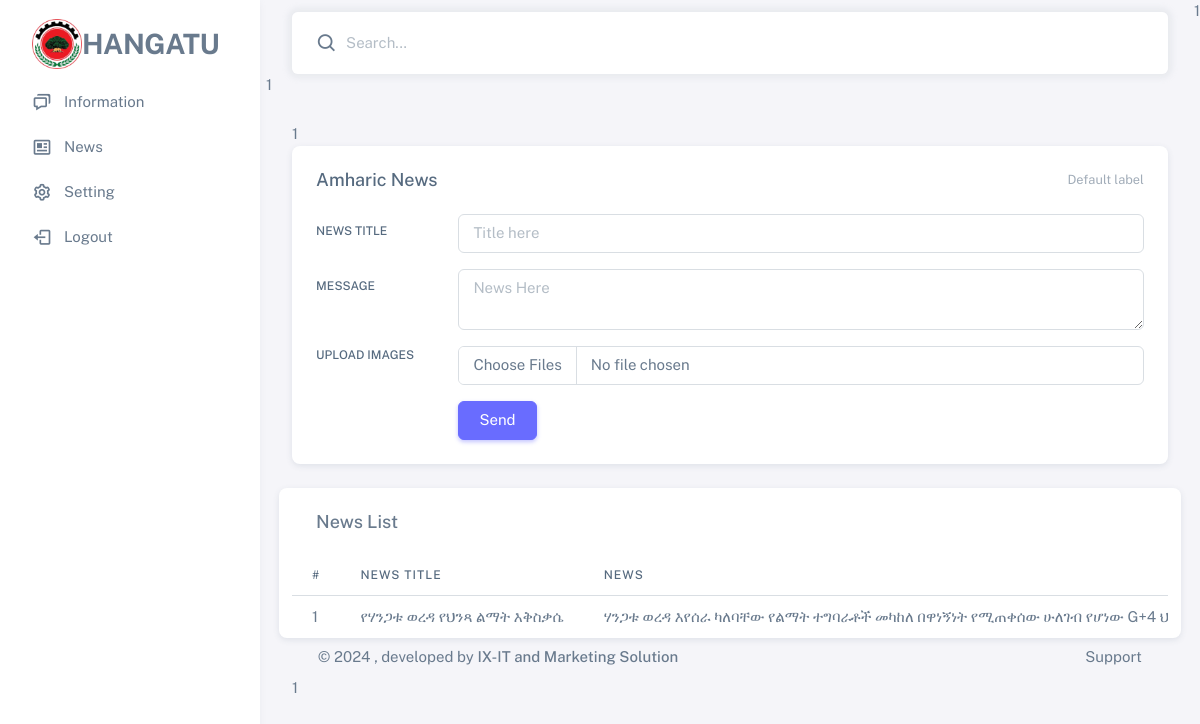
The app's page /dashboard/newsa.php (signed in) with its own data.
### tables this page shows
CREATE TABLE `news` (
  `nid` int(11) NOT NULL,
  `title` longtext NOT NULL,
  `news` longtext NOT NULL,
  `ntype` varchar(255) NOT NULL,
  `date` timestamp NOT NULL DEFAULT current_timestamp(),
  `image` longtext NOT NULL
);

### dashboard/newsa.php (the view, shortened to what this page needs)
<?=
include('header.php');
?><div class="col-xxl">
    <div class="card mb-4">
        <div class="card-header d-flex align-items-center justify-content-between">
            <h5 class="mb-0">Amharic News</h5>
            <small class="text-muted float-end">Default label</small>
        </div>
        <div class="card-body">
            <form action="../backend/newsHandler.php" method="POST" enctype="multipart/form-data">
                <div class="row mb-3">
                    <label class="col-sm-2 col-form-label" for="basic-default-name">News Title</label>
                    <div class="col-sm-10">
                        <input type="text" name="title" class="form-control" id="basic-default-name" placeholder="Title here" />
                    </div>
                </div>
                <div class="row mb-3">
                    <label class="col-sm-2 col-form-label" for="basic-default-message">Message</label>
                    <div class="col-sm-10">
                        <textarea id="basic-default-message" name="news" class="form-control" placeholder="News Here" aria-label="Hi, Do you have a moment to talk Joe?" aria-describedby="basic-icon-default-message2"></textarea>
                    </div>
                </div>
                <div class="row mb-3">
                    <label for="formFileMultiple" class="col-sm-2 form-label">Upload Images</label>
                    <div class="col-sm-10">
                        <input class="form-control"name="images" type="file" id="formFileMultiple" multiple />
                    </div>
                </div>
                <div class="row justify-content-end">
                    <div class="col-sm-10">
                        <button type="submit" class="btn btn-primary">Send</button>
                    </div>
                </div>
            </form>
        </div>
    </div>
</div>
<div class="row">
    <div class="card">
        <h5 class="card-header">News List</h5>
        <div class="table-responsive text-nowrap">
            <table class="table">
                <thead>
                    <tr>
                        <th>#</th>
                        <th>News Title</th>
                        <th>News</th>
                    </tr>
                </thead>
                <tbody class="table-border-bottom-0">
                    <?php
                    $stm = $db->prepare("SELECT * FROM news WHERE ntype = 'amh' ORDER BY nid DESC");
                    $stm->execute();
                    $result = $stm->fetchAll();
                    foreach ($result as $key => $row) {
                        $title = $row['title'];
                        $news = $row['news'];
                    ?>
                        <tr>
                            <td>
                                <?= ++$key ?>
                            </td>
                            <td>
                                <?= $title ?>
                            </td>
                            <td>
                                <?= $news ?>
                            </td>
                        </tr>
                    <?php
                    }
                    ?>
                </tbody>
            </table>
        </div>
    </div>
</div>
<?=
include('superFooter.php');
?>

### records on screen
news: title "የሃንጋቱ ወረዳ የህንጻ ልማት እቅስቃሴ", news "ሃንጋቱ ወረዳ እየሰራ ካለባቸው የልማት ተግባራቶች መካከለ በዋነኝነት የሚጠቀሰው ሁለገብ የሆነው G+4…"

### other values on screen
include('Navbar.php') "1"
include('header.php') "1"
include('footer.php') "1"
